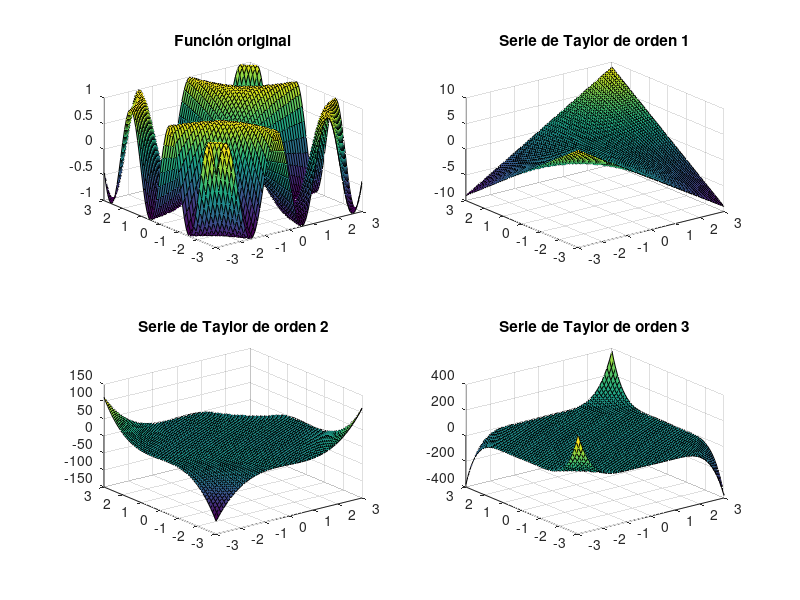

MATLAB code for this plot:
%Para la función f(x) = sen(xy):

% Cálculo de las series de Taylor
clear all;
close all;

x = linspace(-3, 3, 61);
y = linspace(-3, 3, 61);

[xx, yy] = meshgrid(x, y);
z = sin(xx .* yy);
z1 = xx .* yy;
z2 = xx .* yy - (xx.^3).*(yy.^3)/6;
z3 = xx .* yy - (xx.^3).*(yy.^3)/6 + (xx.^5).*(yy.^5)/120;

% Creación de las gráficas
figure;
subplot(2,2,1); surf(xx, yy, z); title('Función original');
subplot(2,2,2); surf(xx, yy, z1); title('Serie de Taylor de orden 1');
subplot(2,2,3); surf(xx, yy, z2); title('Serie de Taylor de orden 2');
subplot(2,2,4); surf(xx, yy, z3); title('Serie de Taylor de orden 3');




